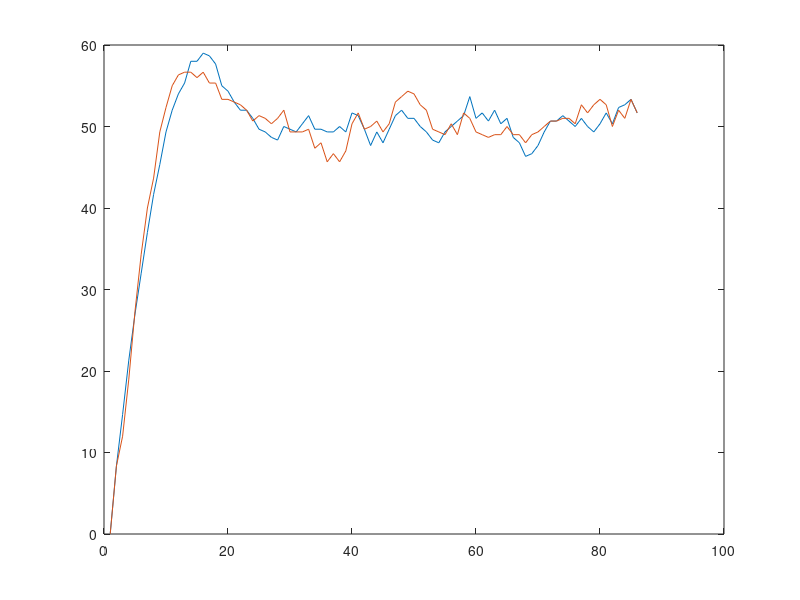

This chart was generated by the following MATLAB code:
% Step response ref 50.rpm 
% PID : 0.5 1.5 0.3 
% Filter : 0.2
% Sample_Time 200 ms
V = [
0.00		0.00
8.33		0.00
16.67		6.67
21.67		23.33
26.67		30.00
33.33		35.00
36.67		41.67
41.67		41.67
46.67		51.67
50.00		48.33
51.67		63.33
56.67		56.67
55.00		55.00
56.67		58.33
56.67		50.00
65.00		63.33
56.67		53.33
60.00		58.33
55.00		51.67
51.67		50.00
51.67		53.33
53.33		53.33
53.33		56.67
50.00		50.00
51.67		46.67
46.67		46.67
46.67		56.67
51.67		55.00
46.67		46.67
50.00		50.00
55.00		51.67
45.00		43.33
50.00		55.00
51.67		46.67
55.00		51.67
46.67		40.00
45.00		46.67
48.33		43.33
51.67		51.67
58.33		46.67
43.33		46.67
56.67		63.33
46.67		50.00
43.33		41.67
48.33		48.33
51.67		50.00
50.00		56.67
55.00		55.00
51.67		55.00
51.67		51.67
46.67		53.33
50.00		55.00
50.00		48.33
48.33		51.67
46.67		40.00
45.00		51.67
56.67		53.33
53.33		55.00
51.67		45.00
50.00		53.33
56.67		48.33
43.33		45.00
56.67		53.33
46.67		43.33
56.67		55.00
48.33		48.33
46.67		50.00
45.00		48.33
43.33		43.33
48.33		50.00
50.00		53.33
51.67		51.67
53.33		51.67
50.00		46.67
48.33		50.00
53.33		55.00
48.33		51.67
50.00		48.33
55.00		58.33
43.33		45.00
50.00		60.00
53.33		55.00
56.67		45.00
48.33		45.00
53.33		55.00
51.67		55.00
];

V_left_new = V(:,1);
V_right_new = V(:,1);

for n=3:1:length(V)-2
    V_left_new(n) = (V(n-2,1) + V(n-1,1) + V(n,1) + V(n+1,1) + V(n+2,1))/5;
    V_right_new(n) = (V(n-2,2) + V(n-1,2) + V(n,2) + V(n+1,2) + V(n+2,2))/5;
end
%V_left = V(:,1);
%V_right = V(:,2);

figure;
plot(V_left_new);
hold on;
plot(V_right_new);
hold off;